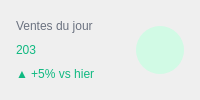
               <widget class="QFrame" name="statCard2">
                <property name="sizePolicy">
                 <sizepolicy hsizetype="Expanding" vsizetype="Fixed">
                  <horstretch>1</horstretch>
                  <verstretch>0</verstretch>
                 </sizepolicy>
                </property>
                <property name="styleSheet">
                 <string notr="true">QFrame#statCard2 { background-color: #ffffff; border: 1px solid #e5e7eb; border-radius: 12px; }</string>
                </property>
                <layout class="QHBoxLayout" name="card2Layout">
                 <property name="leftMargin">
                  <number>16</number>
                 </property>
                 <property name="topMargin">
                  <number>16</number>
                 </property>
                 <property name="rightMargin">
                  <number>16</number>
                 </property>
                 <property name="bottomMargin">
                  <number>16</number>
                 </property>
                 <item>
                  <layout class="QVBoxLayout" name="card2TextLayout">
                   <property name="spacing">
                    <number>4</number>
                   </property>
                   <item>
                    <widget class="QLabel" name="statTitle2">
                     <property name="styleSheet">
                      <string notr="true">QLabel#statTitle2 { color: #6b7280; font: 500 9pt &quot;Inter&quot;; background-color: transparent; }</string>
                     </property>
                     <property name="text">
                      <string>Ventes du jour</string>
                     </property>
                    </widget>
                   </item>
                   <item>
                    <widget class="QLabel" name="statValue2">
                     <property name="styleSheet">
                      <string notr="true">QLabel#statValue2 { color: #10b981; font: 700 22pt &quot;Inter&quot;; background-color: transparent; }</string>
                     </property>
                     <property name="text">
                      <string>203</string>
                     </property>
                    </widget>
                   </item>
                   <item>
                    <widget class="QLabel" name="statTrend2">
                     <property name="styleSheet">
                      <string notr="true">QLabel#statTrend2 { color: #10b981; font: 500 8pt &quot;Inter&quot;; background-color: transparent; }</string>
                     </property>
                     <property name="text">
                      <string>▲ +5% vs hier</string>
                     </property>
                    </widget>
                   </item>
                  </layout>
                 </item>
                 <item alignment="Qt::AlignRight|Qt::AlignVCenter">
                  <widget class="QLabel" name="statIcon2">
                   <property name="minimumSize">
                    <size>
                     <width>48</width>
                     <height>48</height>
                    </size>
                   </property>
                   <property name="maximumSize">
                    <size>
                     <width>48</width>
                     <height>48</height>
                    </size>
                   </property>
                   <property name="styleSheet">
                    <string notr="true">QLabel#statIcon2 { background-color: #d1fae5; color: #10b981; border-radius: 24px; qproperty-alignment: AlignCenter; }</string>
                   </property>
                   <property name="pixmap">
                    <pixmap>../../assets/dashboard/stat_ventes.svg</pixmap>
                   </property>
                   <property name="scaledContents">
                    <bool>true</bool>
                   </property>
                  </widget>
                 </item>
                </layout>
               </widget>
